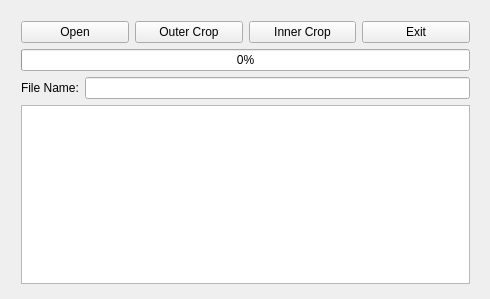
<?xml version="1.0" encoding="UTF-8"?>
<ui version="4.0">
 <class>MainWindow</class>
 <widget class="QMainWindow" name="MainWindow">
  <property name="geometry">
   <rect>
    <x>0</x>
    <y>0</y>
    <width>490</width>
    <height>299</height>
   </rect>
  </property>
  <property name="windowTitle">
   <string>MainWindow</string>
  </property>
  <widget class="QWidget" name="centralWidget">
   <widget class="QWidget" name="">
    <property name="geometry">
     <rect>
      <x>10</x>
      <y>10</y>
      <width>471</width>
      <height>285</height>
     </rect>
    </property>
    <layout class="QVBoxLayout" name="verticalLayout">
     <item>
      <layout class="QHBoxLayout" name="horizontalLayout">
       <item>
        <widget class="QPushButton" name="pushButton">
         <property name="text">
          <string>Open</string>
         </property>
        </widget>
       </item>
       <item>
        <widget class="QPushButton" name="pushButton_2">
         <property name="text">
          <string>Outer Crop</string>
         </property>
        </widget>
       </item>
       <item>
        <widget class="QPushButton" name="pushButton_3">
         <property name="text">
          <string>Inner Crop</string>
         </property>
        </widget>
       </item>
       <item>
        <widget class="QPushButton" name="pushButton_4">
         <property name="text">
          <string>Exit</string>
         </property>
        </widget>
       </item>
      </layout>
     </item>
     <item>
      <widget class="QProgressBar" name="progressBar">
       <property name="value">
        <number>0</number>
       </property>
      </widget>
     </item>
     <item>
      <layout class="QHBoxLayout" name="horizontalLayout_2">
       <item>
        <widget class="QLabel" name="label">
         <property name="text">
          <string>File Name:</string>
         </property>
        </widget>
       </item>
       <item>
        <widget class="QLineEdit" name="lineEdit"/>
       </item>
      </layout>
     </item>
     <item>
      <widget class="QTextEdit" name="textEdit"/>
     </item>
    </layout>
   </widget>
  </widget>
 </widget>
 <layoutdefault spacing="6" margin="11"/>
 <resources/>
 <connections/>
</ui>
